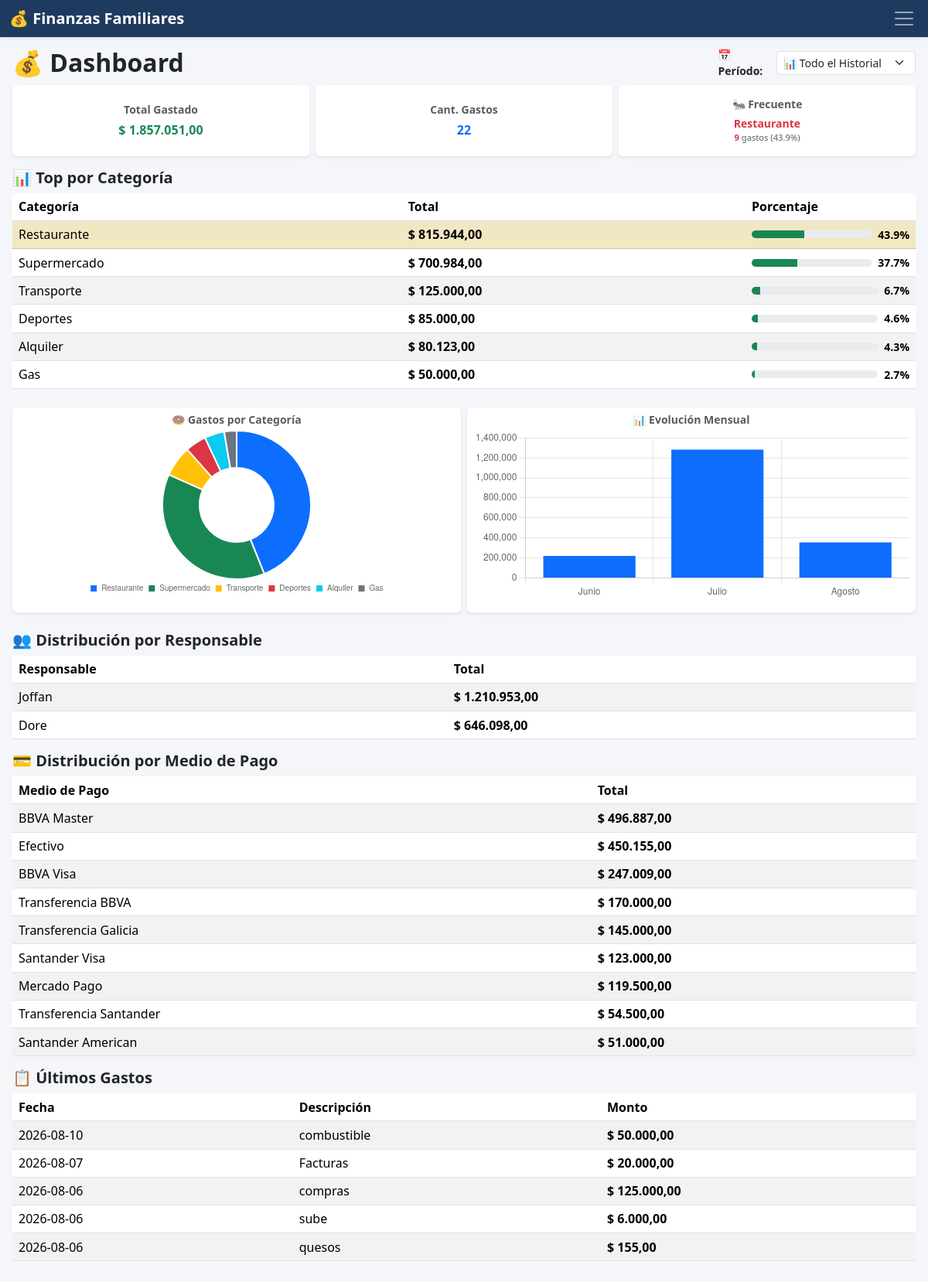
The page / on the database its author committed.
### app.py (models this page shows)
class Gasto(db.Model):
    id = db.Column(db.Integer, primary_key=True)
    fecha = db.Column(db.String(20))
    descripcion = db.Column(db.String(200))
    monto = db.Column(db.Float)
    categoria = db.Column(db.String(50))
    responsable = db.Column(db.String(50))
    medio_pago = db.Column(db.String(50))
    gasto_recurrente_id = db.Column(db.Integer, db.ForeignKey('gasto_recurrente.id'), nullable=True)
    pagado = db.Column(db.Boolean, default=False)
    recurrente = db.relationship('GastoRecurrente', backref='gastos_generados', lazy=True)

### app.py (the view)
@app.route("/")
def home():
    mes_seleccionado = request.args.get("mes", "todos")
    gastos_query = Gasto.query if mes_seleccionado == "todos" else Gasto.query.filter(Gasto.fecha.startswith(mes_seleccionado))
    total_gastado = db.session.query(func.coalesce(func.sum(Gasto.monto), 0)).filter(
        Gasto.id.in_(gastos_query.with_entities(Gasto.id))
    ).scalar()
    cantidad_gastos = gastos_query.count()
    ultimos_gastos = gastos_query.order_by(Gasto.id.desc()).limit(5).all()
    gastos_categoria = gastos_query.with_entities(
        Gasto.categoria, func.sum(Gasto.monto)
    ).group_by(Gasto.categoria).order_by(func.sum(Gasto.monto).desc()).all()
    gastos_categoria_pct = [
        {
            "categoria": cat,
            "total": tot,
            "porcentaje": round((tot / total_gastado) * 100, 1) if total_gastado > 0 else 0
        }
        for cat, tot in gastos_categoria
    ]
    cat_labels = [item["categoria"] for item in gastos_categoria_pct]
    cat_totals = [item["total"] for item in gastos_categoria_pct]
    gastos_responsable = gastos_query.with_entities(
        Gasto.responsable, func.sum(Gasto.monto)
    ).group_by(Gasto.responsable).order_by(func.sum(Gasto.monto).desc()).all()
    gastos_medio_pago = gastos_query.with_entities(
        Gasto.medio_pago, func.sum(Gasto.monto)
    ).group_by(Gasto.medio_pago).order_by(func.sum(Gasto.monto).desc()).all()
    categoria_mas_frecuente = None
    if gastos_categoria_pct:
        cat_nom = gastos_categoria_pct[0]["categoria"]
        cant = gastos_query.filter(Gasto.categoria == cat_nom).count()
        categoria_mas_frecuente = {
            "categoria": cat_nom,
            "cantidad": cant,
            "porcentaje": gastos_categoria_pct[0]["porcentaje"]
        }
    meses_db = db.session.query(func.substr(Gasto.fecha, 1, 7)).distinct().all()
    meses_disponibles = sorted([m[0] for m in meses_db if m[0]], reverse=True)
    nombres_meses = {
        '01':'Enero', '02':'Febrero', '03':'Marzo', '04':'Abril',
        '05':'Mayo', '06':'Junio', '07':'Julio', '08':'Agosto',
        '09':'Septiembre', '10':'Octubre', '11':'Noviembre', '12':'Diciembre'
    }
    gastos_mes_db = db.session.query(
        func.substr(Gasto.fecha, 1, 7).label("mes"),
        func.sum(Gasto.monto).label("total")
    ).group_by("mes").order_by(db.desc("mes")).limit(6).all()
    mes_labels = []
    for m in reversed(gastos_mes_db):
        if m[0]:
            num_mes = m[0][5:7]
            mes_labels.append(nombres_meses.get(num_mes, m[0]))
    mes_totals = [float(m[1]) for m in reversed(gastos_mes_db) if m[0]]
    return render_template(
        "home.html",
        total_gastado=total_gastado,
        cantidad_gastos=cantidad_gastos,
        ultimos_gastos=ultimos_gastos,
        gastos_categoria=gastos_categoria,
        gastos_categoria_pct=gastos_categoria_pct,
        gastos_responsable=gastos_responsable,
        gastos_medio_pago=gastos_medio_pago,
        categoria_mas_frecuente=categoria_mas_frecuente,
        meses_disponibles=meses_disponibles,
        mes_seleccionado=mes_seleccionado,
        cat_labels=cat_labels,
        cat_totals=cat_totals,
        mes_labels=mes_labels,
        mes_totals=mes_totals
    )

### app.py (called while the page is built)
@app.template_filter('moneda')
def moneda(valor):
    if valor is None:
        return "0,00"
    return f"{valor:,.2f}".replace(",", "X").replace(".", ",").replace("X", ".")

### templates/home.html (shortened to what this page needs)
{% extends "base.html" %}
{% block contenido %}
<div class="d-flex flex-row justify-content-between align-items-center gap-2 mb-2">
    <h2 class="mb-0 fw-bold">💰 Dashboard</h2>
    <form method="get" class="d-flex align-items-center gap-1">
        <label class="fw-bold small d-none d-sm-inline mb-0">📅 Período:</label>
        <select class="form-select form-select-sm" name="mes" onchange="this.form.submit()" style="max-width: 180px;">
            <option value="todos" {% if mes_seleccionado == 'todos' %}selected{% endif %}>
                📊 Todo el Historial
            </option>
            {% set nombres_meses = {'01':'Enero','02':'Febrero','03':'Marzo','04':'Abril','05':'Mayo','06':'Junio','07':'Julio','08':'Agosto','09':'Septiembre','10':'Octubre','11':'Noviembre','12':'Diciembre'} %}
        </select>
    </form>
</div>
<div class="row g-2 mb-3">
    <div class="col-4">
        <div class="card shadow-sm h-100 border-0 bg-white">
            <div class="card-body p-2 text-center d-flex flex-column justify-content-center">
                <span class="text-muted fw-bold small d-block mb-1 text-truncate">Total Gastado</span>
                <span class="text-success fw-bold fs-6 fs-sm-5">$ {{ total_gastado | moneda }}</span>
            </div>
        </div>
    </div>
    <div class="col-4">
        <div class="card shadow-sm h-100 border-0 bg-white">
            <div class="card-body p-2 text-center d-flex flex-column justify-content-center">
                <span class="text-muted fw-bold small d-block mb-1 text-truncate">Cant. Gastos</span>
                <span class="text-primary fw-bold fs-6 fs-sm-5">{{ cantidad_gastos }}</span>
            </div>
        </div>
    </div>
    <div class="col-4">
        <div class="card shadow-sm h-100 border-0 bg-white">
            <div class="card-body p-2 text-center d-flex flex-column justify-content-center">
                <span class="text-muted fw-bold small d-block mb-1 text-truncate">🐜 Frecuente</span>
                {% if categoria_mas_frecuente %}
                    <span class="text-danger fw-bold text-truncate d-block small" title="{{ categoria_mas_frecuente.categoria }}">
                        {{ categoria_mas_frecuente.categoria }}
                    </span>
                    <span class="text-muted style-micro d-block" style="font-size: 0.7rem;">
                        <strong class="text-danger">{{ categoria_mas_frecuente.cantidad }}</strong> gastos ({{ categoria_mas_frecuente.porcentaje }}%)
                    </span>
                {% else %}
                    <span class="text-muted small">Sin datos</span>
                {% endif %}
            </div>
        </div>
    </div>
</div>
<h5 class="fw-bold mt-2 mb-2">📊 Top por Categoría</h5>
<div class="table-responsive mb-3">
    <table class="table table-sm table-striped table-hover shadow-sm align-middle mb-0">
        <thead>
            <tr>
                <th>Categoría</th>
                <th>Total</th>
                <th>Porcentaje</th>
            </tr>
        </thead>
        <tbody>
            {% for item in gastos_categoria_pct %}
            <tr {% if loop.first %}class="table-warning"{% endif %}>
                <td>{{ item.categoria }}</td>
                <td class="fw-semibold">$ {{ item.total | moneda }}</td>
                <td style="min-width: 130px; width: 220px;">
                    <div class="d-flex align-items-center">
                        <div class="progress flex-grow-1 me-2" style="height: 10px;">
                            <div class="progress-bar bg-success"
                                 role="progressbar"
                                 style="width: {{ item.porcentaje | round(1) }}%;"
                                 aria-valuenow="{{ item.porcentaje | round(1) }}"
                                 aria-valuemin="0"
                                 aria-valuemax="100">
                            </div>
                        </div>
                        <small class="fw-bold">{{ item.porcentaje | round(1) }}%</small>
                    </div>
                </td>
            </tr>
            {% endfor %}
        </tbody>
    </table>
</div>
<div class="row g-2 my-2">
    <div class="col-md-6 mb-2">
        <div class="card shadow-sm p-2 h-100 border-0">
            <h6 class="text-center text-muted fw-bold mb-1 small">🍩 Gastos por Categoría</h6>
            <div class="chart-container">
                <canvas id="chartCategorias"></canvas>
            </div>
        </div>
    </div>
    <div class="col-md-6 mb-2">
        <div class="card shadow-sm p-2 h-100 border-0">
            <h6 class="text-center text-muted fw-bold mb-1 small">📊 Evolución Mensual</h6>
            <div class="chart-container">
                <canvas id="chartEvolucion"></canvas>
            </div>
        </div>
    </div>
</div>
<script>
    document.addEventListener('DOMContentLoaded', function () {
        const chartData = JSON.parse(document.getElementById('chart-data').textContent);
        const ctxCat = document.getElementById('chartCategorias')?.getContext('2d');
        const ctxEvo = document.getElementById('chartEvolucion')?.getContext('2d');
        if (ctxCat) {
            new Chart(ctxCat, {
                type: 'doughnut',
                data: {
                    labels: chartData.cat_labels,
                    datasets: [{
                        data: chartData.cat_totals,
                        backgroundColor: ['#0d6efd', '#198754', '#ffc107', '#dc3545', '#0dcaf0', '#6c757d', '#6f42c1', '#fd7e14', '#20c997']
                    }]
                },
                options: {
                    responsive: true,
                    maintainAspectRatio: false,
                    plugins: {
                        legend: {
                            position: 'bottom',
                            labels: { boxWidth: 10, padding: 6, font: { size: 10 } }
                        }
                    }
                }
            });
        }
        if (ctxEvo) {
            new Chart(ctxEvo, {
                type: 'bar',
                data: {
                    labels: chartData.mes_labels,
                    datasets: [{
                        label: 'Total ($)',
                        data: chartData.mes_totals,
                        backgroundColor: '#0d6efd'
                    }]
                },
                options: {
                    responsive: true,
                    maintainAspectRatio: false,
                    plugins: {
                        legend: { display: false }
                    }
                }
            });
        }
    });
</script>
<h5 class="fw-bold mt-3 mb-2">👥 Distribución por Responsable</h5>
<div class="table-responsive mb-3">
    <table class="table table-sm table-striped table-hover shadow-sm mb-0">
        <thead>
            <tr>
                <th>Responsable</th>
                <th>Total</th>
            </tr>
        </thead>
        <tbody>
            {% for responsable, total in gastos_responsable %}
            <tr>
                <td>{{ responsable }}</td>
                <td class="fw-semibold">$ {{ total | moneda }}</td>
            </tr>
            {% endfor %}
        </tbody>
    </table>
</div>
<h5 class="fw-bold mt-3 mb-2">💳 Distribución por Medio de Pago</h5>
<div class="table-responsive mb-3">
    <table class="table table-sm table-striped table-hover shadow-sm mb-0">
        <thead>
            <tr>
                <th>Medio de Pago</th>
                <th>Total</th>
            </tr>
        </thead>
        <tbody>
            {% for medio_pago, total in gastos_medio_pago %}
            <tr>
                <td>{{ medio_pago }}</td>
                <td class="fw-semibold">$ {{ total | moneda }}</td>
            </tr>
            {% endfor %}
        </tbody>
    </table>
</div>
<h5 class="fw-bold mt-3 mb-2">📋 Últimos Gastos</h5>
<div class="table-responsive mb-3">
    <table class="table table-sm table-striped table-hover shadow-sm mb-0">
        <thead>
            <tr>
                <th>Fecha</th>
                <th>Descripción</th>
                <th>Monto</th>
            </tr>
        </thead>
        <tbody>
            {% for gasto in ultimos_gastos %}
            <tr>
                <td>{{ gasto.fecha }}</td>
                <td>{{ gasto.descripcion }}</td>
                <td class="fw-semibold">$ {{ gasto.monto | moneda }}</td>
            </tr>
            {% endfor %}
        </tbody>
    </table>
</div>
{% endblock %}

### templates/base.html (style rules this page uses)
body { background-color: #f5f6fa; }
.card { margin-bottom: 0.5rem !important; }
.card-body { padding: 0.65rem 0.85rem !important; }
.table td, .table th { padding: 0.35rem 0.5rem !important; vertical-align: middle; }
.chart-container { position: relative; height: 220px !important; width: 100%; }

### rows shown on the page
Gasto: fecha "2026-08-10", descripcion "combustible", monto|moneda "50.000,00"
Gasto: fecha "2026-08-07", descripcion "Facturas", monto|moneda "20.000,00"
Gasto: fecha "2026-08-06", descripcion "compras", monto|moneda "125.000,00"
Gasto: fecha "2026-08-06", descripcion "sube", monto|moneda "6.000,00"
Gasto: fecha "2026-08-06", descripcion "quesos", monto|moneda "155,00"

### other values the page prints
{{ total_gastado | moneda }} "1.857.051,00"
{{ cantidad_gastos }} "22"
{{ categoria_mas_frecuente.categoria }} "Restaurante"
{{ categoria_mas_frecuente.cantidad }} "9"
{{ categoria_mas_frecuente.porcentaje }} "43.9"
{{ item.categoria }} "Restaurante" "Supermercado" "Transporte" "Deportes" "Alquiler" "Gas"
{{ item.total | moneda }} "815.944,00" "700.984,00" "125.000,00" "85.000,00" "80.123,00" "50.000,00"
{{ item.porcentaje | round(1) }} "43.9" "37.7" "6.7" "4.6" "4.3" "2.7"
{{ responsable }} "Joffan" "Dore"
{{ total | moneda }} "1.210.953,00" "646.098,00"
{{ medio_pago }} "BBVA Master" "Efectivo" "BBVA Visa" "Transferencia BBVA" "Transferencia Galicia" "Santander Visa" "Mercado Pago" "Transferencia Santander" "Santander American"
{{ total | moneda }} "496.887,00" "450.155,00" "247.009,00" "170.000,00" "145.000,00" "123.000,00" "119.500,00" "54.500,00" "51.000,00"
